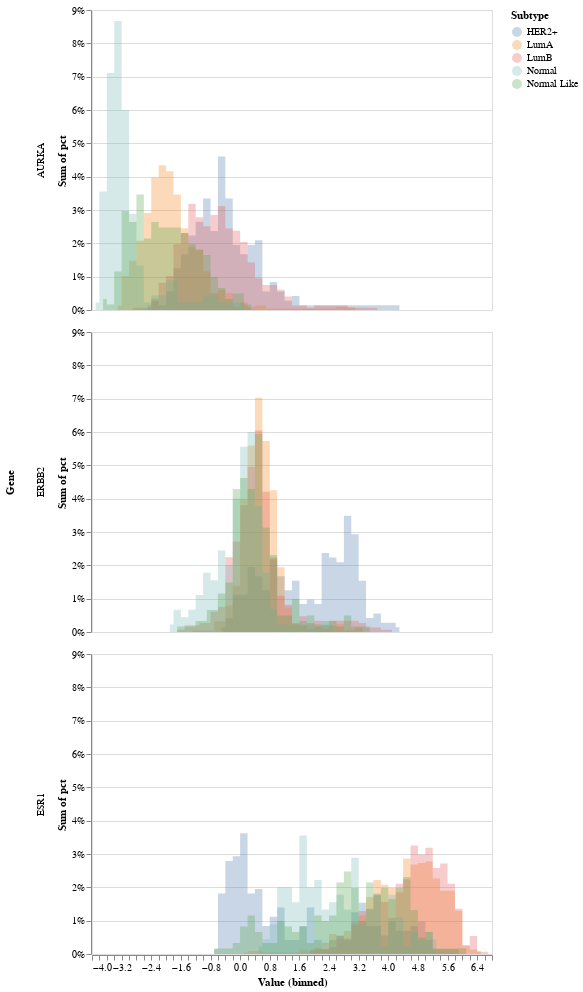

The cell this chart's notebook holds for it:
### Markdown cell above
### Each gene individually

### Code cell
source = df.join(df_all[['target']]).melt(id_vars=['Subtype','target'])
source.columns = ["Subtype","target","Gene","Value"]
counts = source.groupby('Subtype')['target'].count().to_frame()
counts.columns = ['Count']
source = source.set_index('Subtype').join(counts).reset_index()
import altair as alt
alt.data_transformers.disable_max_rows()

g = alt.Chart(source).transform_calculate(
    pct='1 / datum.Count'
).mark_area(
    opacity=0.3,
    interpolate='step'
).encode(
    alt.X('Value:Q', bin=alt.Bin(maxbins=100)),
    alt.Y('sum(pct):Q', axis=alt.Axis(format='%'),stack=None),
    alt.Color('Subtype:N'),
    row='Gene:N'
)
g

### Figure 1 — Vega-Lite specification as saved in the notebook (floating-point values rounded to 4 significant figures; data arrays with more than 128 entries replaced by an {"elided": "..."} marker saying what was removed)
{"config": {"view": {"continuousWidth": 400, "continuousHeight": 300}}, "data": {"name": "data-f3fb03d3ed917003cdc6abee3d12850c"}, "mark": {"type": "area", "interpolate": "step", "opacity": 0.3}, "encoding": {"color": {"type": "nominal", "field": "Subtype"}, "row": {"type": "nominal", "field": "Gene"}, "x": {"type": "quantitative", "bin": {"maxbins": 100}, "field": "Value"}, "y": {"type": "quantitative", "aggregate": "sum", "axis": {"format": "%"}, "field": "pct", "stack": null}}, "transform": [{"calculate": "1 / datum.Count", "as": "pct"}], "$schema": "https://vega.github.io/schema/vega-lite/v4.8.1.json", "datasets": {"data-f3fb03d3ed917003cdc6abee3d12850c": {"elided": "5409 records"}}}
